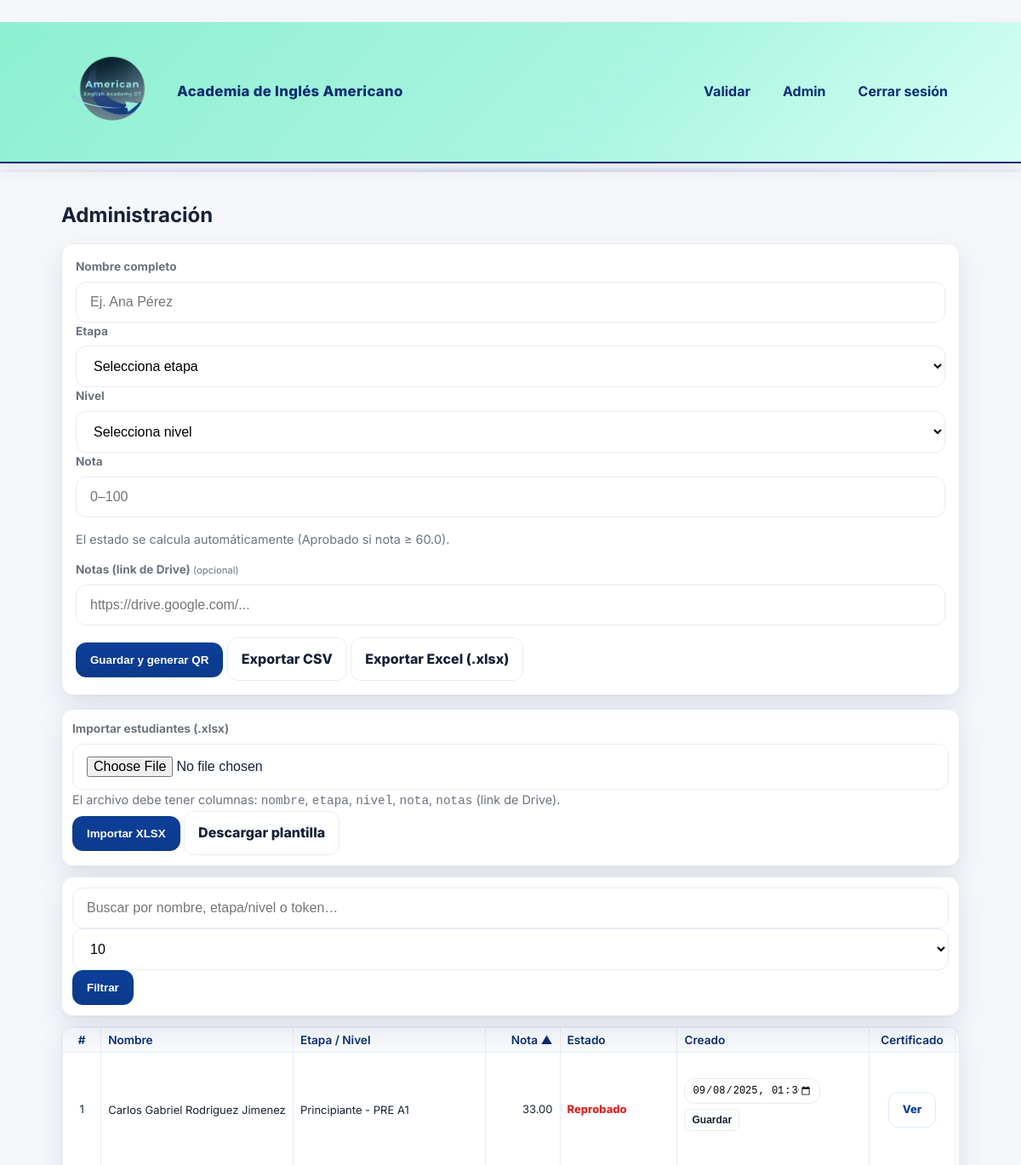
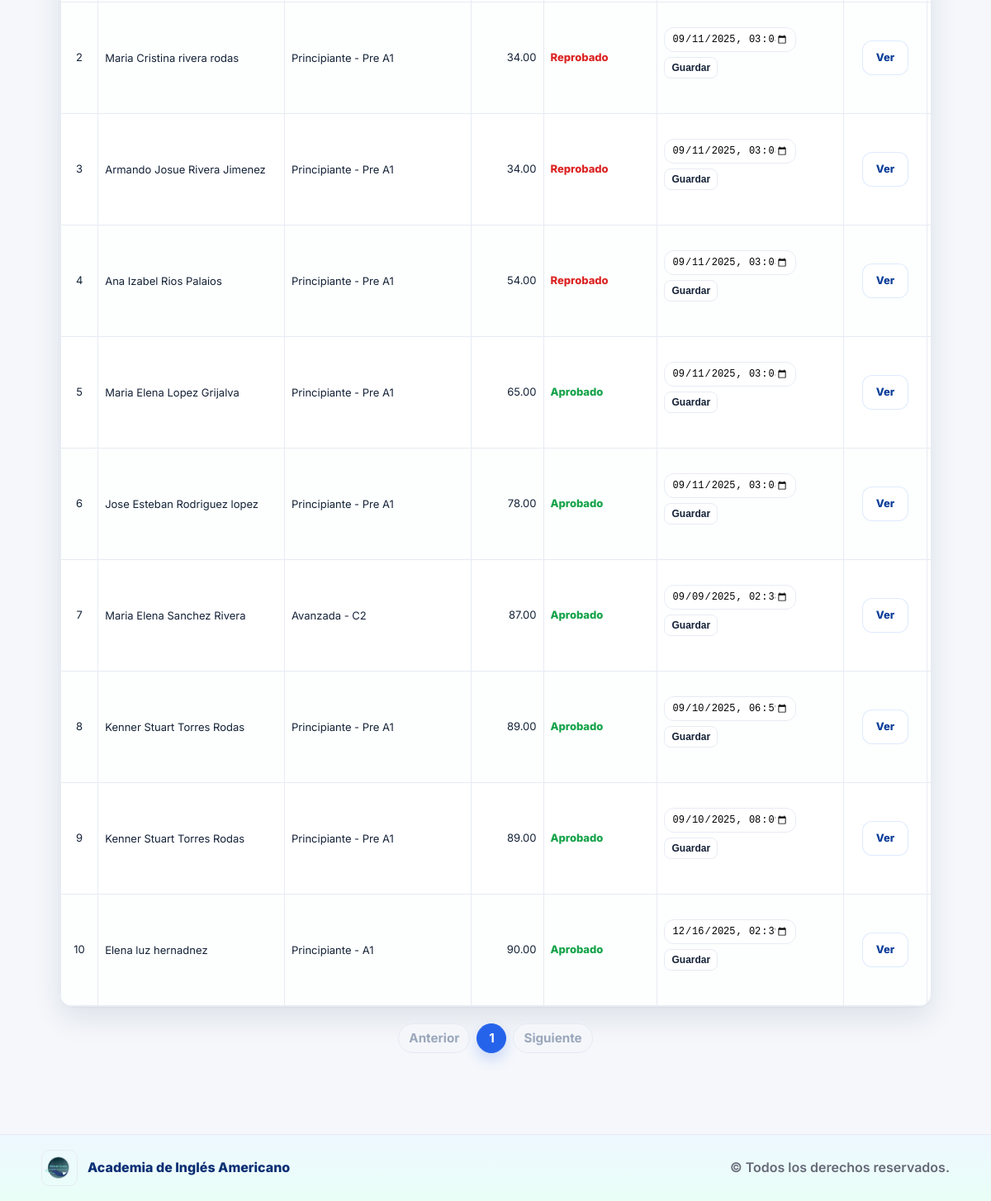
Page /admin?q=&sort=nota&order=asc&per_page=10&page=1 (signed in) on the committed database (2 pictures, top to bottom).
### tables this page shows
CREATE TABLE estudiantes(
          id INTEGER PRIMARY KEY AUTOINCREMENT,
          token TEXT UNIQUE NOT NULL,
          nombre TEXT NOT NULL,
          curso TEXT NOT NULL,
          nota REAL NOT NULL,
          estado TEXT CHECK(estado IN ('Aprobado','Reprobado')) NOT NULL,
          creado_en TEXT NOT NULL
        , columna TEXT, notas TEXT);

### app.py (the view, shortened to what this page needs)
@app.route("/admin", methods=["GET", "POST"])
@login_required
@role_required("admin", "subadmin")
def admin():
    q        = (request.args.get("q") or "").strip()
    sort     = (request.args.get("sort") or "creado_en").strip()
    order    = (request.args.get("order") or "desc").lower()
    page     = int(request.args.get("page", 1) or 1)
    per_page = int(request.args.get("per_page", 10) or 10)
    allowed_sorts = {"id", "token", "nombre", "curso", "nota", "estado", "creado_en"}
    if sort not in allowed_sorts:
        sort = "creado_en"
    if order not in {"asc", "desc"}:
        order = "desc"
    if per_page not in (10, 25, 50, 100):
        per_page = 10
    if page < 1:
        page = 1
    where = "1=1"
    params = []
    if q:
        q_norm = f"%{strip_accents_py(q).lower()}%"
        where = "(lower(strip_accents(nombre)) LIKE ? OR lower(strip_accents(curso)) LIKE ? OR token LIKE ?)"
        params = [q_norm, q_norm, f"%{q}%"]
    with conn() as cdb:
        total = cdb.execute(f"SELECT COUNT(*) FROM estudiantes WHERE {where}", params).fetchone()[0]
        total_pages = max(1, (total + per_page - 1) // per_page)
        if page > total_pages:
            page = total_pages
        offset = (page - 1) * per_page
        rows = cdb.execute(
            f"SELECT * FROM estudiantes WHERE {where} "
            f"ORDER BY {sort} {order.upper()} LIMIT ? OFFSET ?",
            (*params, per_page, offset),
        ).fetchall()
    listado = [{
        "id": e["id"],
        "token": e["token"],
        "nombre": e["nombre"],
        "curso": e["curso"],
        "nota": e["nota"],
        "estado": e["estado"],
        "creado_en": e["creado_en"],
        "qr_url": f"/static/qrs/{e['token']}.png",
        "cert_url": url_for("ver_cert", token=e["token"], _external=True),
    } for e in rows]
    start_index = (page - 1) * per_page
    pages = list(range(max(1, page - 2), min(total_pages, page + 2) + 1))
    return render_template(
        "admin.html",
        estudiantes=listado,
        q=q,
        sort=sort,
        order=order,
        page=page,
        per_page=per_page,
        total=total,
        total_pages=total_pages,
        pages=pages,
        start_index=start_index,
    )

### app.py (called while the page is built)
def conn():
    c = sqlite3.connect(DB_PATH)
    c.row_factory = sqlite3.Row
    c.create_function("strip_accents", 1, strip_accents_py)
    return c

def _to_datetime_local_str(db_str: str) -> str:
    if not db_str:
        return ""
    try:
        dt = datetime.strptime(db_str, "%Y-%m-%d %H:%M:%S")
        return dt.strftime("%Y-%m-%dT%H:%M")
    except Exception:
        pass
    try:
        dt = datetime.fromisoformat(db_str)
        return dt.strftime("%Y-%m-%dT%H:%M")
    except Exception:
        return ""

def login_required(view):
    @wraps(view)
    def wrapper(*args, **kwargs):
        user = session.get("user")
        if not user:
            return redirect(url_for("login", next=request.path))
        return view(*args, **kwargs)
    return wrapper

def role_required(*roles):
    def decorator(view):
        @wraps(view)
        def wrapper(*args, **kwargs):
            user = session.get("user")
            if not isinstance(user, dict):
                session.clear()
                flash("Sesión inválida. Inicia sesión nuevamente.", "error")
                return redirect(url_for("login"))
            if user.get("rol") not in roles:
                flash("permiso_denegado", "modal")
                return redirect(url_for("admin"))
            return view(*args, **kwargs)
        return wrapper
    return decorator

@app.context_processor
def inject_user():
    return {"current_user": session.get("user"),
            "PASSING_GRADE": PASSING_GRADE,
            "ETAPAS": ETAPAS}

@app.context_processor
def inject_user():
    return {"current_user": session.get("user"),
            "PASSING_GRADE": PASSING_GRADE,
            "ETAPAS": ETAPAS}

### templates/admin.html (shortened to what this page needs)
﻿{% extends "base.html" %}
{% block content %}
<h2 style="margin:10px 0 14px 0;">Administración</h2>
<form class="card form" method="post" style="padding:16px;">
  <div class="grid two">
    <label class="field">
      <span>Nombre completo</span>
      <input name="nombre" placeholder="Ej. Ana Pérez" required />
    </label>
    <label class="field">
      <span>Etapa</span>
      <select name="etapa" id="etapa_new" required>
        <option value="">Selecciona etapa</option>
      </select>
    </label>
    <label class="field">
      <span>Nivel</span>
      <select name="nivel" id="nivel_new" required>
        <option value="">Selecciona nivel</option>
      </select>
    </label>
    <label class="field">
      <span>Nota</span>
      <input name="nota" type="number" step="0.01" min="0" max="100" placeholder="0–100" required />
    </label>
  </div>
  <div class="help">
    El estado se calcula automáticamente (Aprobado si nota ≥ {{ PASSING_GRADE }}).
  </div>
  <div class="field">
    <span>Notas (link de Drive) <small style="color:#6b7280;font-weight:400">(opcional)</small></span>
    <input class="input" type="url" name="notas" placeholder="https://drive.google.com/..." />
  </div>
  <div class="btns">
    <button class="btn btn-primary">Guardar y generar QR</button>
    <a href="{{ url_for('export_csv') }}" class="btn">Exportar CSV</a>
    <a href="{{ url_for('export_xlsx') }}" class="btn">Exportar Excel (.xlsx)</a>
  </div>
</form>
<form class="card" method="post" action="{{ url_for('import_xlsx') }}" enctype="multipart/form-data" style="padding:12px;margin:12px 0;">
  <div class="grid two">
    <div>
      <label class="field">
        <span>Importar estudiantes (.xlsx)</span>
        <input type="file" name="archivo" accept=".xlsx" required>
      </label>
      <small class="help">
        El archivo debe tener columnas: <code>nombre</code>, <code>etapa</code>, <code>nivel</code>, <code>nota</code>, <code>notas</code> (link de Drive).
      </small>
    </div>
    <div style="align-self:end;">
      <button class="btn btn-primary">Importar XLSX</button>
      <a class="btn" href="{{ url_for('download_import_template') }}">Descargar plantilla</a>
    </div>
  </div>
</form>
<form method="get" action="{{ url_for('admin') }}" class="card" style="padding:12px;margin:12px 0;">
  <div class="toolbar">
    <input class="input" name="q" value="{{ q or '' }}" placeholder="Buscar por nombre, etapa/nivel o token…" />
    <select class="input" name="per_page" onchange="this.form.submit()">
      <option value="10"  {{ 'selected' if per_page==10 else '' }}>10</option>
    </select>
    <button class="btn btn-primary">Filtrar</button>
  </div>
</form>
<div class="table-wrap">
  <table class="responsive compact-table">
    <thead>
      {% set inv = 'asc' if order == 'desc' else 'desc' %}
      <tr>
        <th>#</th>
        <th><a href="{{ url_for('admin', q=q, sort='nombre', order=inv if sort=='nombre' else 'asc', per_page=per_page, page=1) }}">Nombre {% if sort=='nombre' %}{{ '▲' if order=='asc' else '▼' }}{% endif %}</a></th>
        <th><a href="{{ url_for('admin', q=q, sort='curso', order=inv if sort=='curso' else 'asc', per_page=per_page, page=1) }}">Etapa / Nivel {% if sort=='curso' %}{{ '▲' if order=='asc' else '▼' }}{% endif %}</a></th>
        <th><a href="{{ url_for('admin', q=q, sort='nota', order=inv if sort=='nota' else 'asc', per_page=per_page, page=1) }}">Nota {% if sort=='nota' %}{{ '▲' if order=='asc' else '▼' }}{% endif %}</a></th>
        <th><a href="{{ url_for('admin', q=q, sort='estado', order=inv if sort=='estado' else 'asc', per_page=per_page, page=1) }}">Estado {% if sort=='estado' %}{{ '▲' if order=='asc' else '▼' }}{% endif %}</a></th>
        <th><a href="{{ url_for('admin', q=q, sort='creado_en', order=inv if sort=='creado_en' else 'desc', per_page=per_page, page=1) }}">Creado {% if sort=='creado_en' %}{{ '▲' if order=='asc' else '▼' }}{% endif %}</a></th>
        <th>Certificado</th>
        <th>Acciones</th>
      </tr>
    </thead>
    <tbody>
      {% for e in estudiantes %}
      <tr>
        <td class="text-muted">{{ (page - 1) * per_page + loop.index }}</td>
        <td data-th="Nombre">{{ e.nombre }}</td>
        <td data-th="Etapa / Nivel">{{ e.curso }}</td>
        <td data-th="Nota">{{ '%.2f'|format(e.nota) }}</td>
        <td data-th="Estado" class="{{ 'ok' if e.estado=='Aprobado' else 'bad' }}">{{ e.estado }}</td>
        <td data-th="Creado">
          <form method="post" action="{{ url_for('update_fecha', id=e.id) }}" class="inline-date-form">
            <input type="datetime-local" name="creado_en" value="{{ e.creado_en|dtlocal }}" class="input">
            <button class="btn btn-sm">Guardar</button>
          </form>
        </td>
        <td data-th="Certificado"><a class="btn btn-outline" href="{{ e.cert_url }}" target="_blank">Ver</a></td>
        <td data-th="Acciones">
        </td>
      </tr>
      {% else %}
      <tr><td colspan="9" style="text-align:center;">Sin registros</td></tr>
      {% endfor %}
    </tbody>
  </table>
</div>
<nav>
  <ul class="pagination">
    <li class="page-item {{ 'disabled' if page<=1 }}">
      <a class="page-link" href="{{ url_for('admin', q=q, sort=sort, order=order, page=page-1, per_page=per_page) }}">Anterior</a>
    </li>
    {% for p in pages %}
    <li class="page-item {{ 'active' if p==page }}">
      <a class="page-link" href="{{ url_for('admin', q=q, sort=sort, order=order, page=p, per_page=per_page) }}">{{ p }}</a>
    </li>
    {% endfor %}
    <li class="page-item {{ 'disabled' if page>=total_pages }}">
      <a class="page-link" href="{{ url_for('admin', q=q, sort=sort, order=order, page=page+1, per_page=per_page) }}">Siguiente</a>
    </li>
  </ul>
</nav>
{% endblock %}

### rows in the picture
estudiantes: index "1", nombre "Carlos Gabriel Rodriguez Jimenez", curso "Principiante - PRE A1", nota "33.00", estado "Reprobado", creado_en "09/08/2025 13:36"
estudiantes: index "2", nombre "Maria Cristina rivera rodas", curso "Principiante - Pre A1", nota "34.00", estado "Reprobado", creado_en "09/11/2025 15:03"
estudiantes: index "3", nombre "Armando Josue Rivera Jimenez", curso "Principiante - Pre A1", nota "34.00", estado "Reprobado", creado_en "09/11/2025 15:03"
estudiantes: index "4", nombre "Ana Izabel Rios Palaios", curso "Principiante - Pre A1", nota "54.00", estado "Reprobado", creado_en "09/11/2025 15:03"
estudiantes: index "5", nombre "Maria Elena Lopez Grijalva", curso "Principiante - Pre A1", nota "65.00", estado "Aprobado", creado_en "09/11/2025 15:03"
estudiantes: index "6", nombre "Jose Esteban Rodriguez lopez", curso "Principiante - Pre A1", nota "78.00", estado "Aprobado", creado_en "09/11/2025 15:03"
estudiantes: index "7", nombre "Maria Elena Sanchez Rivera", curso "Avanzada - C2", nota "87.00", estado "Aprobado", creado_en "09/09/2025 14:38"
estudiantes: index "8", nombre "Kenner Stuart Torres Rodas", curso "Principiante - Pre A1", nota "89.00", estado "Aprobado", creado_en "09/10/2025 18:59"
estudiantes: index "9", nombre "Kenner Stuart Torres Rodas", curso "Principiante - Pre A1", nota "89.00", estado "Aprobado", creado_en "09/10/2025 20:09"
estudiantes: index "10", nombre "Elena luz hernadnez", curso "Principiante - A1", nota "90.00", estado "Aprobado", creado_en "12/16/2025 14:39"

### other values in the picture
{{ PASSING_GRADE }} "60.0"
{{ '▲' if order=='asc' else '▼' }} "▲"
{{ p }} "1"
